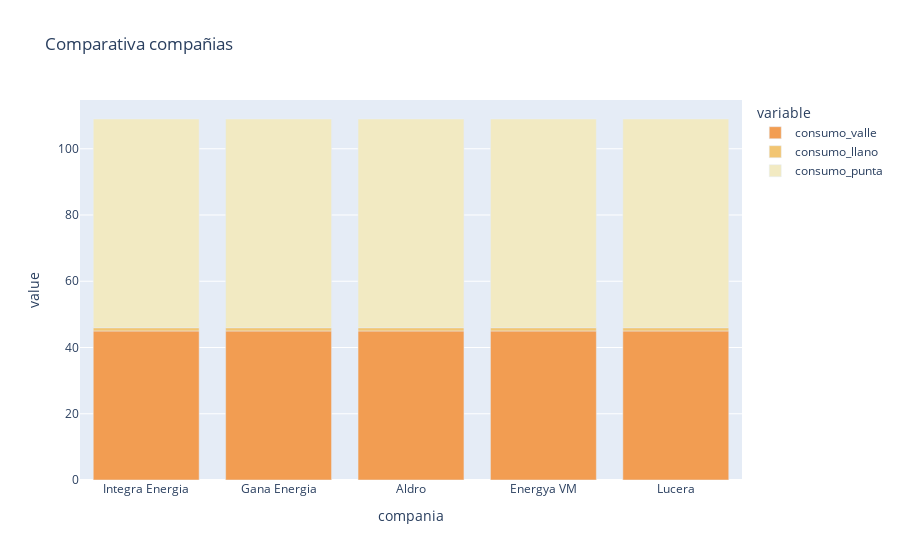

Notebook code cell kept with this figure:
### Code cell
import plotly.express as px

fig = px.bar(
  trf_grf, 
  x="compania", 
  y=["consumo_valle", "consumo_llano", "consumo_punta"], 
  color_discrete_map={
    'consumo_valle': '#F29D52',
    'consumo_llano': '#F2C572',
    'consumo_punta': '#F2EAC2'
    },
  title="Comparativa compañias")
fig.show()

### Figure 1 — Plotly figure (JSON) as saved in the notebook; plotly's stock layout.template omitted (floating-point values rounded to 4 significant figures)
{"data": [{"alignmentgroup": "True", "hovertemplate": "variable=consumo_valle<br>compania=%{x}<br>value=%{y}<extra></extra>", "legendgroup": "consumo_valle", "marker": {"color": "#F29D52", "pattern": {"shape": ""}}, "name": "consumo_valle", "offsetgroup": "consumo_valle", "orientation": "v", "showlegend": true, "textposition": "auto", "type": "bar", "x": ["Integra Energia", "Gana Energia", "Aldro", "Energya VM", "Lucera"], "xaxis": "x", "y": [45, 45, 45, 45, 45], "yaxis": "y"}, {"alignmentgroup": "True", "hovertemplate": "variable=consumo_llano<br>compania=%{x}<br>value=%{y}<extra></extra>", "legendgroup": "consumo_llano", "marker": {"color": "#F2C572", "pattern": {"shape": ""}}, "name": "consumo_llano", "offsetgroup": "consumo_llano", "orientation": "v", "showlegend": true, "textposition": "auto", "type": "bar", "x": ["Integra Energia", "Gana Energia", "Aldro", "Energya VM", "Lucera"], "xaxis": "x", "y": [0.98, 0.98, 0.98, 0.98, 0.98], "yaxis": "y"}, {"alignmentgroup": "True", "hovertemplate": "variable=consumo_punta<br>compania=%{x}<br>value=%{y}<extra></extra>", "legendgroup": "consumo_punta", "marker": {"color": "#F2EAC2", "pattern": {"shape": ""}}, "name": "consumo_punta", "offsetgroup": "consumo_punta", "orientation": "v", "showlegend": true, "textposition": "auto", "type": "bar", "x": ["Integra Energia", "Gana Energia", "Aldro", "Energya VM", "Lucera"], "xaxis": "x", "y": [63, 63, 63, 63, 63], "yaxis": "y"}], "layout": {"barmode": "relative", "legend": {"title": {"text": "variable"}, "tracegroupgap": 0}, "title": {"text": "Comparativa compañias"}, "xaxis": {"anchor": "y", "domain": [0, 1], "title": {"text": "compania"}}, "yaxis": {"anchor": "x", "domain": [0, 1], "title": {"text": "value"}}}}
